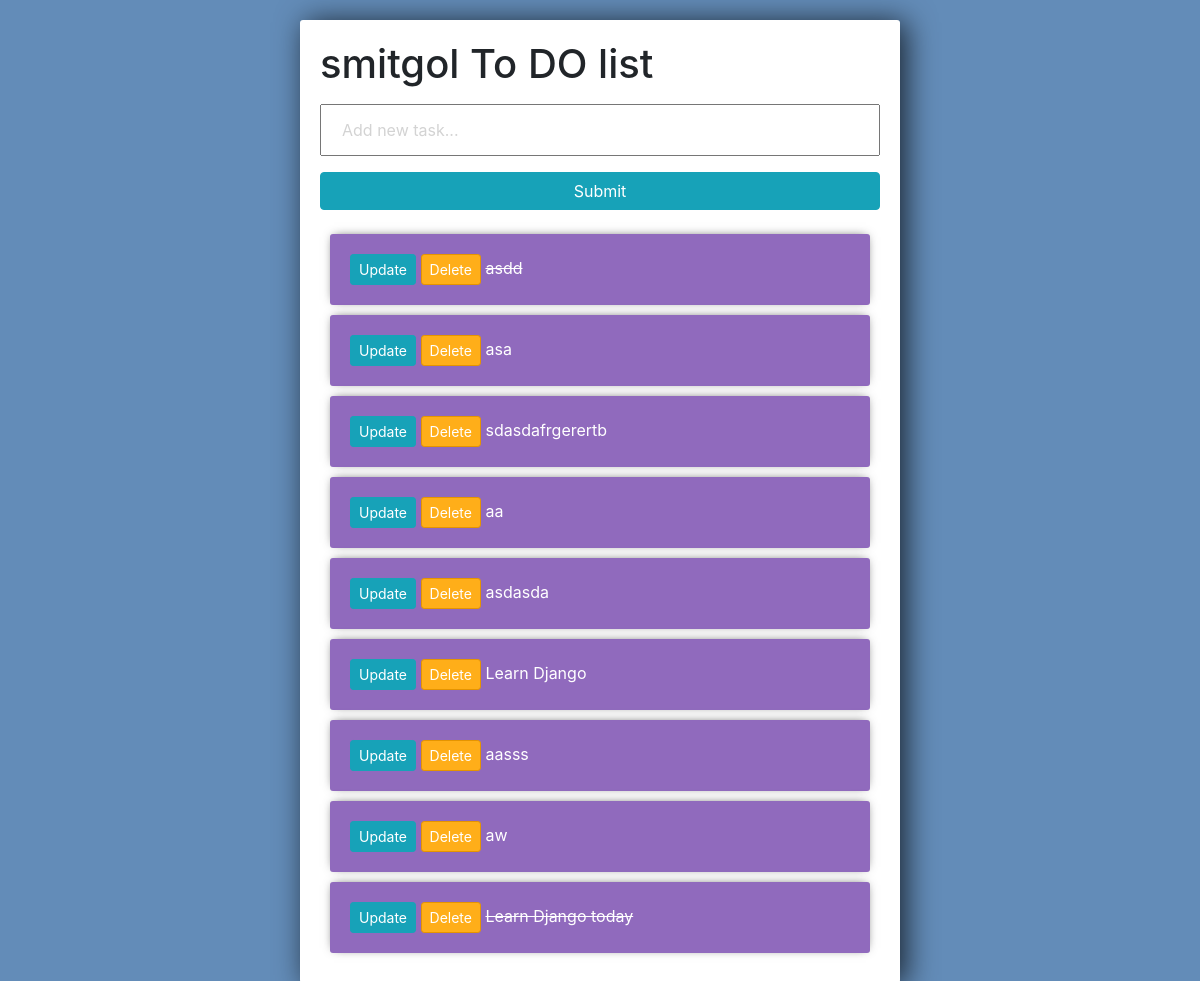
Page /todo (signed in) on the earlier database version.
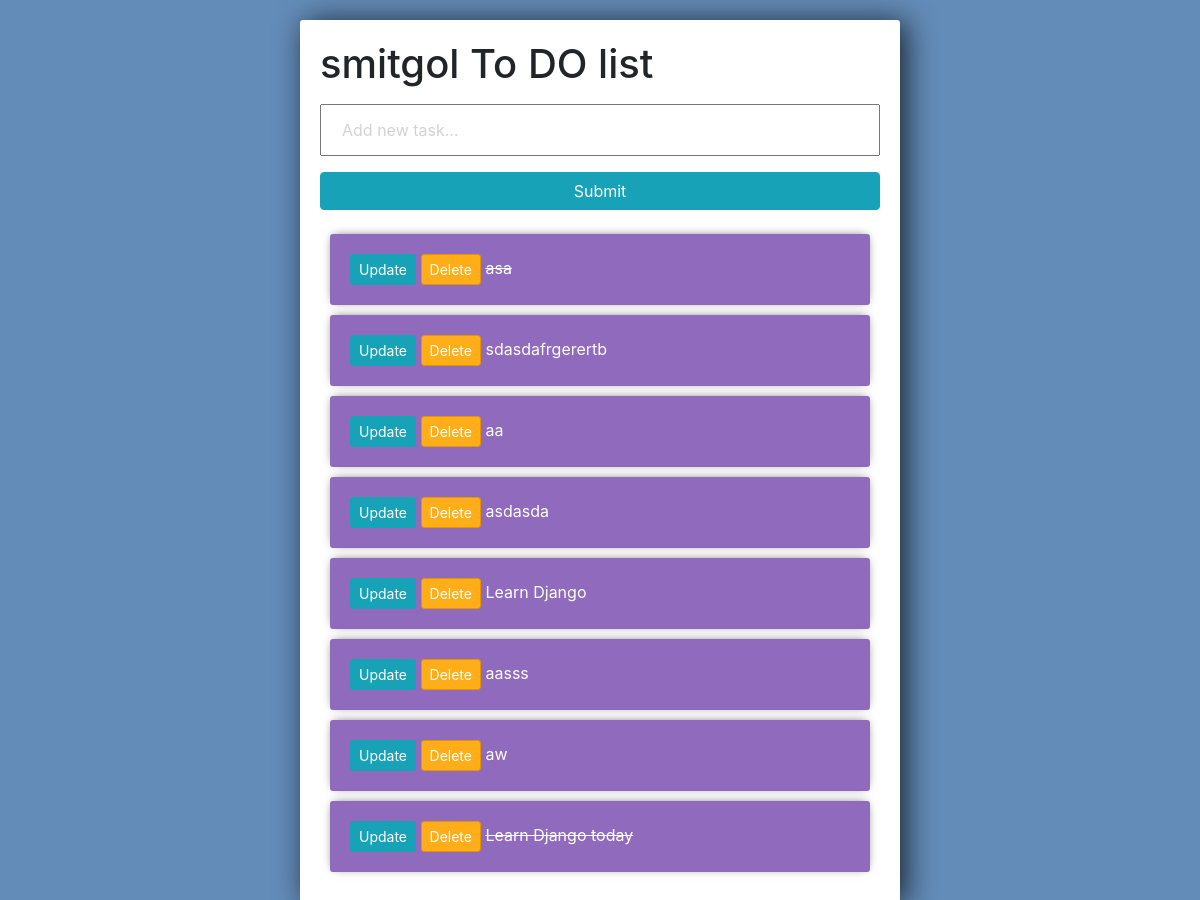
Same page on the later database version.
### profiles_api/models.py (models this page shows, shortened)
class UserProfile(AbstractBaseUser, PermissionsMixin):
    email = models.EmailField(max_length=255, unique=True)
    name = models.CharField(max_length=255)
    is_active = models.BooleanField(default=True)
    is_staff = models.BooleanField(default=False)
    objects = UserProfileManager()
    USERNAME_FIELD = 'email'
    REQUIRED_FIELDS = ['name']

class List(models.Model):
    task = models.CharField(max_length=500)
    status = models.BooleanField(default=False)
    created = models.DateTimeField(auto_now=True)
    user = models.ForeignKey(settings.AUTH_USER_MODEL, on_delete=models.CASCADE, related_name='user')
    def __str__(self):
        return self.task

### profiles_api/views.py (the view, shortened to what this page needs)
# urls.py: path('', views.index, name="list"),
@login_required
def index(request):
    tasks = List.objects.filter(user=request.user)
    print(tasks)
    form = TaskForm()
    context = {
        'tasks': tasks,
        'form': form
    }
    return render(request, 'index.html', context)

### profiles_api/forms.py (shortened to what this page needs)
class TaskForm(forms.ModelForm):
    task= forms.CharField(widget= forms.TextInput(attrs={'placeholder':'Add new task...'}))
    class Meta:
        model = models.List
        fields = "__all__"
        exclude = ['user']

### profiles_api/templates/index.html (shortened to what this page needs)
<link rel="stylesheet" href="https://stackpath.bootstrapcdn.com/bootstrap/4.3.1/css/bootstrap.min.css">
<div class="center-column">
      <h1>{{ user.name }} To DO list</h1>
	<form method="POST" action="/">
		{{ form.task }}
		<input class="btn btn-info" type="submit" name="Create Task">
	</form>
	<div class="todo-list">
	{% for task in tasks %}
		<div class="item-row">
			<a class="btn btn-sm btn-info" href="{% url 'update_task' task.id %}">Update</a>
			<a class="btn btn-sm btn-danger" href="{% url 'delete' task.id %}">Delete</a>
			{% if task.status == True %}
			<del>{{task}}</del>
			{% else %}
			<span>{{task}}</span>
			{% endif %}
		</div>
	{% endfor %}
	</div>
</div>

### profiles_api/templates/index.html (style rules this page uses)
input { width: 100%; padding: 12px 20px; margin: 8px 0; box-sizing: border-box; }
input::placeholder { color: #d3d3d3; }
.center-column { width:600px; margin: 20px auto; padding:20px; background-color: #fff; border-radius: 3px; box-shadow: 6px 2px 30px 0px rgba(0,0,0,0.75); }
.item-row { background-color: #906abd; margin: 10px; padding: 20px; border-radius: 3px; color: #fff; font-size: 16px; box-shadow: 0px -1px 10px -4px rgba(0,0,0,0.75); }
.btn-danger { background-color: #ffae19; border-color: #e59400; }

Differences in the rows shown:
removed List: task "asdd"
changed List "asa": status False → True (drawn)
